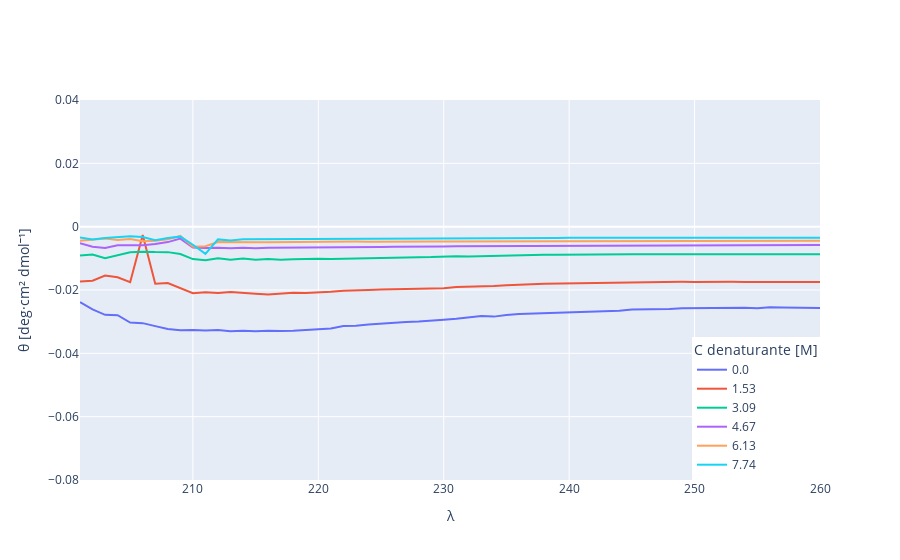

Notebook source saved alongside this figure:
### Markdown cell above
### APPAIO LE CODE

### Code cell
fig = go.Figure()

spettri = pd.DataFrame()

spettri['λ'] = spettriRAW['λ']

for i, conc in enumerate(['C0', 'C1', 'C2', 'C3', 'C4', 'C5']):
    λ = spettriRAW['λ']
    if i != 0:
        θ = spettriRAW[conc] * 100 / (concentrazioni[i] * N * l)
    else:
        θ = spettriRAW[conc] * 100 / (N * l)

    mean = θ[λ > 250].mean()
   #  θ = θ - mean
    spettri[conc] = θ  # aggiorna la colonna

    fig.add_trace(go.Scatter(
        x=λ,
        y=θ,
        mode='lines',
        name=np.round(concentrazioni[i],2)
    ))

fig.update_layout(
    yaxis=dict(range=[-0.08000, 0.04000]),
    xaxis_title='λ',
    yaxis_title='θ [deg·cm² dmol⁻¹]',
    legend_title='C denaturante [M]',
    legend=dict(
        x=1,
        y=0,
        xanchor='right',
        yanchor='bottom'
    )
)
fig.show()
